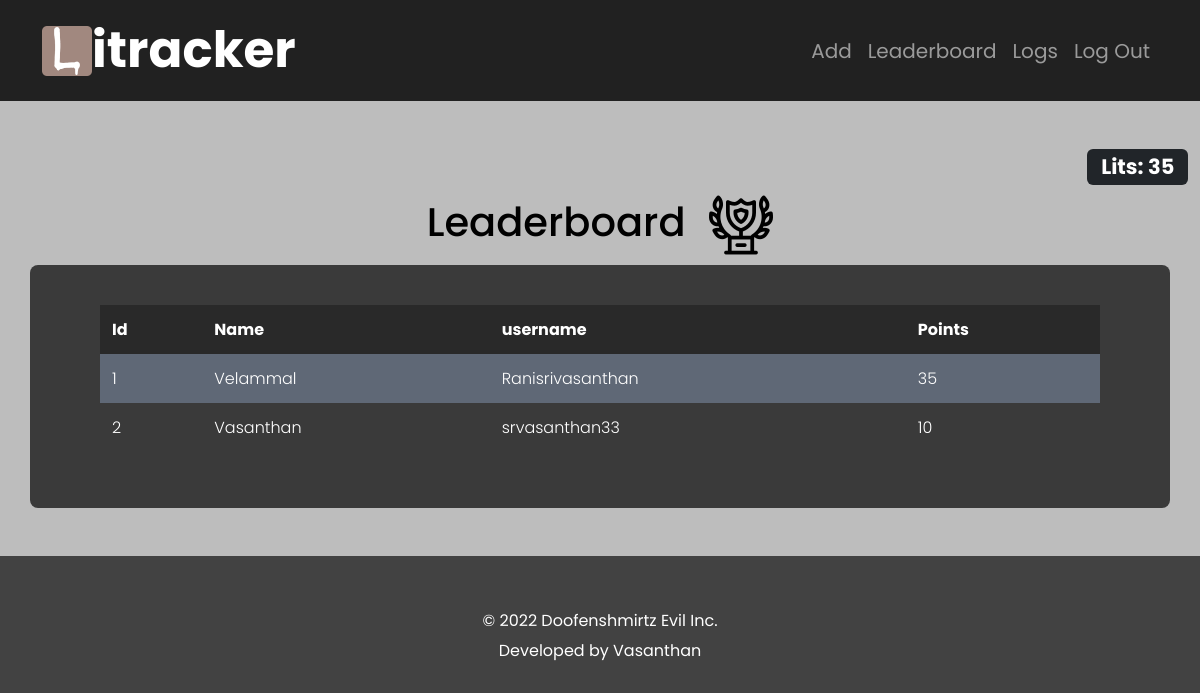
/leaderboard (signed in), run on an earlier commit of the app's database.
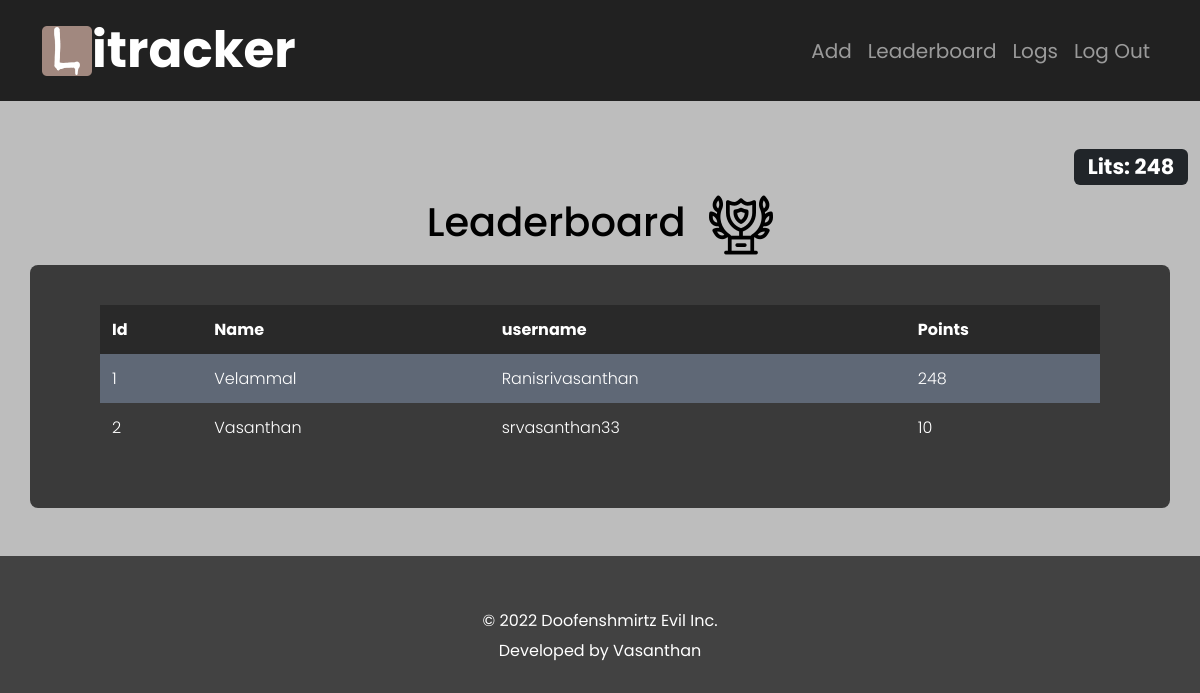
And on a later commit of the database.
### tables this page shows
CREATE TABLE registrants (id INTEGER PRIMARY KEY AUTOINCREMENT NOT NULL, name TEXT NOT NULL, username TEXT NOT NULL, pass_hash TEXT NOT NULL, points INTEGER NOT NULL DEFAULT 50);

### app.py (the view)
@app.route("/leaderboard", methods=["GET", "POST"])
@login_required
def leaderboard():
    if request.method == 'GET':
        u_id = session["user_id"]
        rows = db.execute("SELECT * from registrants where id = ?",u_id)
        name = rows[0]["name"]
        username = rows[0]["username"]
        points = rows[0]["points"]
        ROWS = db.execute("SELECT name, username, points FROM  registrants ORDER BY points desc")
        LOGS = []
        for i in range(len(ROWS)):
            D = {}
            D["id"] = i + 1
            D["name"] = ROWS[i]["name"]
            D["username"] = ROWS[i]["username"]
            D["points"] = ROWS[i]["points"]
            LOGS.append(D)
        return render_template("leaderboard.html",LOGS = LOGS,points = points)
    return apology("leaderboard")

### app.py (called while the page is built)
@app.after_request
def after_request(response):
    response.headers["Cache-Control"] = "no-cache, no-store, must-revalidate"
    response.headers["Expires"] = 0
    response.headers["Pragma"] = "no-cache"
    return response

### helpers.py (called while the page is built)
def login_required(f):
    @wraps(f)
    def decorated_function(*args, **kwargs):
        if session.get("user_id") is None:
            return redirect("/login")
        return f(*args, **kwargs)
    return decorated_function

### templates/leaderboard.html (shortened to what this page needs)
{% extends "layout.html" %}
{% block main %}
    <div class="container">
        <h1>Leaderboard &emsp13;<img src="static/trophy.png"></h1>
            <div class="row" id ="leaders">
            <table>
                <thead>
                    <tr>
                        <th>Id</th>
                        <th>Name</th>
                        <th>username</th>
                        <th>Points</th>
                    </tr>
                </thead>
                <tbody>
                    {% for ROW in LOGS %}
                    <tr>
                        <td>{{ROW["id"]}}</td>
                        <td>{{ROW["name"]}}</td>
                        <td>{{ROW["username"]}}</td>
                        <td>{{ROW["points"]}}</td>
                        </tr>
                    {% endfor %}
                </tbody>
        </table>
        </div>
    </div>
{% endblock %}

What changed in the data, as far as the page shows it:
changed registrants "Velammal": points "35" → "248"
Also different on the page:
{{ points }}: "35" → "248"
